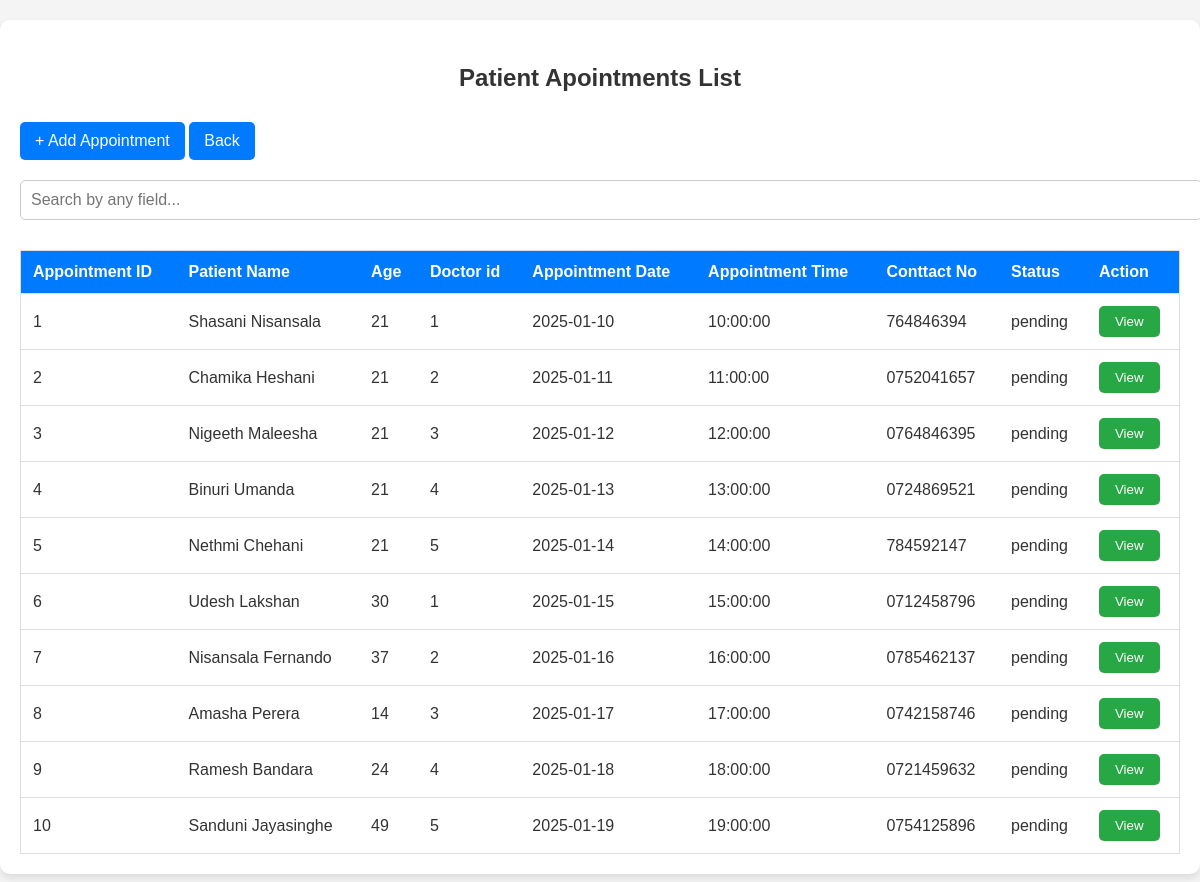
The page /hospital/viewapp.php on the database its author committed.
### tables this page shows
CREATE TABLE `appointments` (
  `appointmentid` int(11) NOT NULL,
  `patientName` varchar(255) NOT NULL,
  `age` int(11) NOT NULL,
  `doctor_id` int(11) NOT NULL,
  `appointmentDate` date NOT NULL,
  `appointmentTime` time NOT NULL,
  `contactNo` varchar(15) NOT NULL,
  `status` enum('pending','accepted','rejected') DEFAULT 'pending',
  `created_at` timestamp NOT NULL DEFAULT current_timestamp()
);

### hospital/viewapp.php (the view, shortened to what this page needs)
<?php
include "conf.php";
$sql = "SELECT * FROM appointments";
$result = $conn->query($sql);
?>
<!DOCTYPE html>
<html lang="en">
<head>
    <link rel="stylesheet" href="viewtable.css">
</head>
<body>
    <div class="container">
        <h3>Patient Apointments List</h3>
        <button class="add-patient" onclick="window.location.href='appointment.php'">+ Add Appointment</button>
        <button class="back" onclick="window.location.href='appointmentdash.php'">Back</button>
        <input type="text" id="search" placeholder="Search by any field...">
        <table id="AppointmentTable">
            <thead>
                <tr>
                    <th>Appointment ID</th>
                    <th>Patient Name</th>
                    <th>Age</th>
                    <th>Doctor id</th>
                    <th>Appointment Date</th>
                    <th>Appointment Time</th>
                    <th>Conttact No</th>
                    <th>Status</th>
                    <th>Action</th>
                </tr>
            </thead>
            <tbody>
                <?php
                if ($result->num_rows > 0) {
                    while ($row = $result->fetch_assoc()) {
                        echo "<tr>";
                        echo "<td>" . $row['appointmentid'] . "</td>";
                        echo "<td>" . $row['patientName'] . "</td>";
                        echo "<td>" . $row['age'] . "</td>";
                        echo "<td>" . $row['doctor_id'] . "</td>";
                        echo "<td>" . $row['appointmentDate'] . "</td>";
                        echo "<td>" . $row['appointmentTime'] . "</td>";
                        echo "<td>" . $row['contactNo'] . "</td>";
                        echo "<td>" . $row['status'] . "</td>";
                        echo "<td>
                            <button class='view-button' onclick=\"viewAppointment('" . $row['appointmentid'] . "')\">View</button>
                        </td>";
                        echo "</tr>";
                    }
                } else {
                    echo "<tr><td colspan='11'>No appointment found</td></tr>";
                }
                ?>
            </tbody>
        </table>
    </div>
</body>
</html>

### hospital/viewtable.css (style rules this page uses)
body { font-family: Arial, sans-serif; margin: 0; padding: 0; background-color: #f4f4f4; color: #333; }
.container { max-width: 1200px; margin: 20px auto; background-color: #ffffff; padding: 20px; box-shadow: 0 4px 8px rgba(0, 0, 0, 0.1); border-radius: 10px; }
h3 { text-align: center; color: #333; font-size: 24px; margin-bottom: 20px; }
.add-patient, .back { background-color: #007bff; color: #ffffff; border: none; padding: 10px 15px; font-size: 16px; cursor: pointer; border-radius: 5px; margin: 10px 0; text-align: center; display: inline-block; }
#search { width: 100%; padding: 10px; margin: 10px 0; font-size: 16px; border: 1px solid #ccc; border-radius: 5px; }
table { width: 100%; border-collapse: collapse; margin-top: 20px; border: 1px solid #ddd; }
th, td { padding: 12px; text-align: left; border-bottom: 1px solid #ddd; }
th { background-color: #007bff; color: white; font-weight: bold; }
.view-button { background-color: #28a745; color: white; border: none; padding: 8px 16px; cursor: pointer; border-radius: 5px; text-align: center; }

### rows shown on the page
appointments: appointmentid "1", patientName "Shasani Nisansala", age "21", doctor "1", appointmentDate "2025-01-10", appointmentTime "10:00:00", contactNo "764846394", status "pending"
appointments: appointmentid "2", patientName "Chamika Heshani", age "21", doctor "2", appointmentDate "2025-01-11", appointmentTime "11:00:00", contactNo "0752041657", status "pending"
appointments: appointmentid "3", patientName "Nigeeth Maleesha", age "21", doctor "3", appointmentDate "2025-01-12", appointmentTime "12:00:00", contactNo "0764846395", status "pending"
appointments: appointmentid "4", patientName "Binuri Umanda", age "21", doctor "4", appointmentDate "2025-01-13", appointmentTime "13:00:00", contactNo "0724869521", status "pending"
appointments: appointmentid "5", patientName "Nethmi Chehani", age "21", doctor "5", appointmentDate "2025-01-14", appointmentTime "14:00:00", contactNo "784592147", status "pending"
appointments: appointmentid "6", patientName "Udesh Lakshan", age "30", doctor "1", appointmentDate "2025-01-15", appointmentTime "15:00:00", contactNo "0712458796", status "pending"
appointments: appointmentid "7", patientName "Nisansala Fernando", age "37", doctor "2", appointmentDate "2025-01-16", appointmentTime "16:00:00", contactNo "0785462137", status "pending"
appointments: appointmentid "8", patientName "Amasha Perera", age "14", doctor "3", appointmentDate "2025-01-17", appointmentTime "17:00:00", contactNo "0742158746", status "pending"
appointments: appointmentid "9", patientName "Ramesh Bandara", age "24", doctor "4", appointmentDate "2025-01-18", appointmentTime "18:00:00", contactNo "0721459632", status "pending"
appointments: appointmentid "10", patientName "Sanduni Jayasinghe", age "49", doctor "5", appointmentDate "2025-01-19", appointmentTime "19:00:00", contactNo "0754125896", status "pending"
